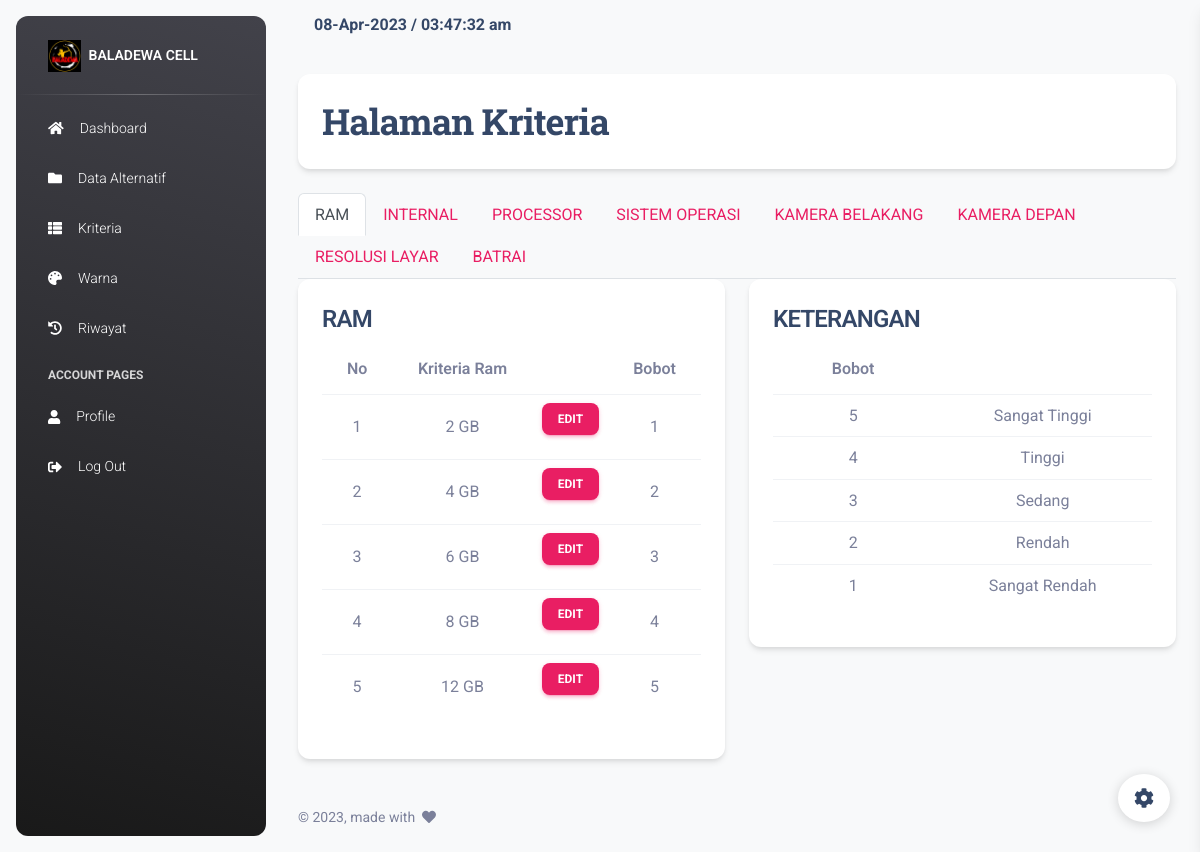
/admin/kriteria.php (signed in), run on the app's committed database.
### tables this page shows
CREATE TABLE `tb_kriteria` (
  `id_kriteria` int(11) NOT NULL,
  `nama` varchar(45) NOT NULL,
  `kriteria` varchar(45) NOT NULL,
  `kriteria2` varchar(45) NOT NULL,
  `bobot` varchar(10) NOT NULL,
  `atribut` varchar(10) NOT NULL
);

### admin/modal/ram_modal.php (called while the page is built, shortened)
<?php
$id = $ram['id_kriteria'];
$query_edit = $koneksi->query("SELECT * FROM tb_kriteria WHERE id_kriteria='$id'");
?>

### admin/kriteria.php (the view, shortened to what this page needs)
<?php
include('../database/koneksi.php');
include('inc/header.php');
?>
<link rel="stylesheet" type="text/css" href="https://cdnjs.cloudflare.com/ajax/libs/sweetalert/1.1.3/sweetalert.min.css">
<div class="container-fluid py-4">
    <div class="col-lg-12 position-relative z-index-2 mb-4">
        <div class="card card-secondary">
            <div class="card-body">
                <div class="col-lg-12">
                    <div class="d-flex flex-column h-100">
                        <h2 class="font-weight-bolder mb-0">Halaman Kriteria</h2>
                    </div>
                </div>
            </div>
        </div>
    </div>
    <ul class="nav nav-tabs" id="myTab" role="tablist">
        <li class="nav-item" role="presentation">
            <button class="nav-link active" id="RAM-tab" data-bs-toggle="tab" data-bs-target="#RAM" type="button" role="tab" aria-controls="RAM" aria-selected="true">RAM</button>
        </li>
        <li class="nav-item" role="presentation">
            <button class="nav-link" id="INTERNAL-tab" data-bs-toggle="tab" data-bs-target="#INTERNAL" type="button" role="tab" aria-controls="INTERNAL" aria-selected="false">INTERNAL</button>
        </li>
        <li class="nav-item" role="presentation">
            <button class="nav-link" id="PROCESSOR-tab" data-bs-toggle="tab" data-bs-target="#PROCESSOR" type="button" role="tab" aria-controls="PROCESSOR" aria-selected="false">PROCESSOR</button>
        </li>
        <li class="nav-item" role="presentation">
            <button class="nav-link" id="SISTEM-tab" data-bs-toggle="tab" data-bs-target="#SISTEM" type="button" role="tab" aria-controls="SISTEM" aria-selected="false">SISTEM OPERASI</button>
        </li>
        <li class="nav-item" role="presentation">
            <button class="nav-link" id="BELAKANG-tab" data-bs-toggle="tab" data-bs-target="#BELAKANG" type="button" role="tab" aria-controls="BELAKANG" aria-selected="false">KAMERA BELAKANG</button>
        </li>
        <li class="nav-item" role="presentation">
            <button class="nav-link" id="DEPAN-tab" data-bs-toggle="tab" data-bs-target="#DEPAN" type="button" role="tab" aria-controls="DEPAN" aria-selected="false">KAMERA DEPAN</button>
        </li>
        <li class="nav-item" role="presentation">
            <button class="nav-link" id="RESOLUSI-tab" data-bs-toggle="tab" data-bs-target="#RESOLUSI" type="button" role="tab" aria-controls="RESOLUSI" aria-selected="false">RESOLUSI LAYAR</button>
        </li>
        <li class="nav-item" role="presentation">
            <button class="nav-link" id="BATRAI-tab" data-bs-toggle="tab" data-bs-target="#BATRAI" type="button" role="tab" aria-controls="BATRAI" aria-selected="false">BATRAI</button>
        </li>
    </ul>
    <div class="tab-content" id="myTabContent">
        <div class="tab-pane fade show active" id="RAM" role="tabpanel" aria-labelledby="RAM-tab">
            <div class="row">
                <div class="col-6">
                    <div class="card card-secondary">
                        <div class="card-body">
                            <h4>RAM</h4>
                            <div class="table-responsive p-0">
                                <table class="table align-items-center">
                                    <thead>
                                        <tr>
                                            <th class="align-middle text-center">No</th>
                                            <th class="align-middle text-center">Kriteria Ram</th>
                                            <th></th>
                                            <th class="align-middle text-center">Bobot</th>
                                        </tr>
                                    </thead>
                                    <tbody>
                                        <?php
                                        $i = 1;
                                        $sql = $koneksi->query("SELECT * FROM tb_kriteria WHERE nama LIKE '%ram%'");
                                        while ($ram = $sql->fetch_assoc()) {
                                            include('modal/ram_modal.php');
                                        ?>
                                            <tr>
                                                <td class="align-middle text-center">
                                                    <?php echo $i ?>
                                                </td>
                                                <td class="align-middle text-center">
                                                    <?php echo $ram['kriteria'] ?> GB
                                                </td>
                                                <td class="align-middle text-center">
                                                    <a type="button" class="btn btn-sm btn-primary" data-bs-toggle="modal" data-bs-target="#Modalram<?php echo $ram['id_kriteria']; ?>">Edit</a>
                                                </td>
                                                <td class="align-middle text-center">
                                                    <?php echo $ram['bobot'] ?>
                                                </td>
                                            </tr>
                                        <?php $i++;
                                        } ?>
                                    </tbody>
                                </table>
                            </div>
                        </div>
                    </div>
                </div>
                <div class="col-6">
                    <div class="card card-secondary">
                        <div class="card-body">
                            <h4>KETERANGAN</h4>
                            <div class="table-responsive p-0">
                                <table class="table align-items-center">
                                    <thead>
                                        <tr>
                                            <th class="align-middle text-center">Bobot</th>
                                            <th></th>
                                        </tr>
                                    </thead>
                                    <tbody>
                                        <tr>
                                            <td class="align-middle text-center">5</td>
                                            <td class="align-middle text-center">Sangat Tinggi</td>
                                        </tr>
                                        <tr>
                                            <td class="align-middle text-center">4</td>
                                            <td class="align-middle text-center">Tinggi</td>
                                        </tr>
                                        <tr>
                                            <td class="align-middle text-center">3</td>
                                            <td class="align-middle text-center">Sedang</td>
                                        </tr>
                                        <tr>
                                            <td class="align-middle text-center">2</td>
                                            <td class="align-middle text-center">Rendah</td>
                                        </tr>
                                        <tr>
                                            <td class="align-middle text-center">1</td>
                                            <td class="align-middle text-center">Sangat Rendah</td>
                                        </tr>
                                    </tbody>
                                </table>
                            </div>
                        </div>
                    </div>
                </div>
            </div>
        </div>
    </div>
</div>
<?php include('inc/footer.php');  ?>

### data on the page
tb_kriteria: kriteria "2", bobot "1"
tb_kriteria: kriteria "4", bobot "2"
tb_kriteria: kriteria "6", bobot "3"
tb_kriteria: kriteria "8", bobot "4"
tb_kriteria: kriteria "12", bobot "5"
